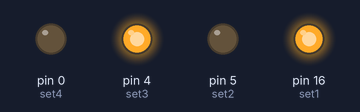
The sketch below on a simulated Arduino Uno, built with avr-gcc and run on an emulated ATmega328P. On the bench: output pins drawn as LEDs (lit = HIGH).

Above: at 0.05 s.
At 2.75 s:
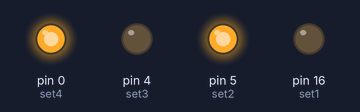
Timing chart, 0 to 3.0 s (numbered marks = the images above):
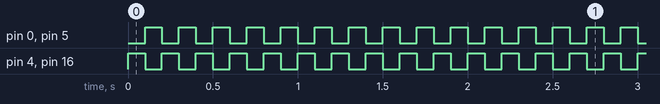

Measured:
- by itself, pin 0 (set4), pin 4 (set3), pin 5 (set2), pin 16 (set1): alternates HIGH for 0.10 s and LOW for 0.10 s

The sketch:

sketch_mar28a.ino
```cpp
const int set1 = 16;
const int set2 = 5;
const int set3 = 4;
const int set4 = 0;

void setup()
{
  pinMode(set1, OUTPUT);
  pinMode(set2, OUTPUT);
  pinMode(set3, OUTPUT);
  pinMode(set4, OUTPUT);
}

void loop()
{
  digitalWrite(set1, HIGH);
  digitalWrite(set2, LOW);

  digitalWrite(set3, HIGH);
  digitalWrite(set4, LOW);

  delay(100);

  digitalWrite(set1, LOW);
  digitalWrite(set2, HIGH);

  digitalWrite(set3, LOW);
  digitalWrite(set4, HIGH);

  delay(100);
}
```
